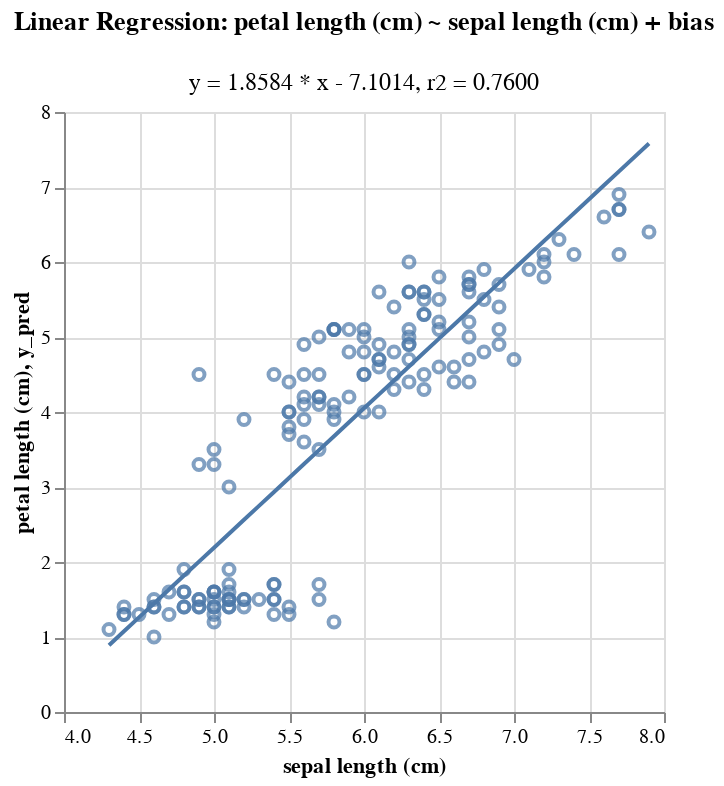

Notebook code for this chart:
### Code cell
# Just for fun, let's see how well can sepal length approximate petal length

plot = dia.plot_lin_reg(
    x = "sepal length (cm)", 
    target = "petal length (cm)", 
    add_bias=True,
)
plot

### Figure 1 — Vega specification as saved in the notebook (floating-point values rounded to 4 significant figures; data arrays with more than 128 entries replaced by an {"elided": "..."} marker saying what was removed)
{"$schema": "https://vega.github.io/schema/vega/v5.json", "data": [{"name": "source_0", "values": {"elided": "150 records"}}, {"name": "data_0", "values": {"elided": "150 records"}}], "marks": [{"type": "symbol", "name": "layer_0_marks", "from": {"data": "data_0"}, "encode": {"update": {"x": {"field": "sepal length (cm)", "scale": "x"}, "y": {"field": "petal length (cm)", "scale": "y"}, "fill": {"value": "transparent"}, "stroke": {"value": "#4c78a8"}, "opacity": {"value": 0.7}}}, "style": ["point"]}, {"type": "line", "name": "layer_1_marks", "from": {"data": "source_0"}, "sort": {"field": "x"}, "encode": {"update": {"y": {"field": "y_pred", "scale": "y"}, "stroke": {"value": "#4c78a8"}, "x": {"field": "sepal length (cm)", "scale": "x"}, "defined": {"signal": "isValid(datum[\"sepal length (cm)\"]) && isFinite(+datum[\"sepal length (cm)\"]) && isValid(datum[\"y_pred\"]) && isFinite(+datum[\"y_pred\"])"}}}, "style": ["line"]}], "scales": [{"name": "x", "type": "linear", "domain": {"fields": [{"data": "data_0", "field": "sepal length (cm)"}, {"data": "source_0", "field": "sepal length (cm)"}]}, "range": [0, {"signal": "width"}], "nice": true, "zero": false}, {"name": "y", "type": "linear", "domain": {"fields": [{"data": "data_0", "field": "petal length (cm)"}, {"data": "source_0", "field": "y_pred"}]}, "range": [{"signal": "height"}, 0], "zero": true, "nice": true}], "axes": [{"scale": "x", "labels": false, "orient": "bottom", "tickCount": {"signal": "ceil(width/40)"}, "grid": true, "gridScale": "y", "ticks": false, "aria": false, "domain": false, "maxExtent": 0, "zindex": 0, "minExtent": 0}, {"scale": "y", "grid": true, "maxExtent": 0, "gridScale": "x", "zindex": 0, "tickCount": {"signal": "ceil(height/40)"}, "orient": "left", "minExtent": 0, "labels": false, "domain": false, "ticks": false, "aria": false}, {"scale": "x", "zindex": 0, "orient": "bottom", "tickCount": {"signal": "ceil(width/40)"}, "title": "sepal length (cm)", "labelFlush": true, "labelOverlap": true, "grid": false}, {"scale": "y", "labelOverlap": true, "grid": false, "zindex": 0, "tickCount": {"signal": "ceil(height/40)"}, "orient": "left", "title": "petal length (cm), y_pred"}], "title": {"text": ["Linear Regression: petal length (cm) ~ sepal length (cm) + bias", ""], "frame": "group", "align": "center", "subtitle": "y = 1.8584 * x - 7.1014, r2 = 0.7600"}, "background": "white", "padding": 5, "height": 300, "config": {"autosize": "pad"}, "width": 300, "style": "cell"}
